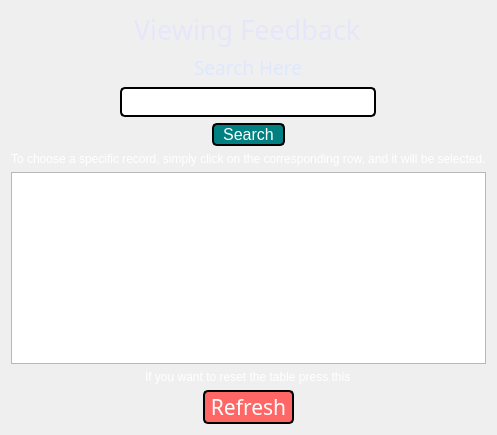
          <widget class="QWidget" name="page_20">
           <layout class="QVBoxLayout" name="verticalLayout_15">
            <item alignment="Qt::AlignHCenter">
             <widget class="QLabel" name="label_75">
              <property name="maximumSize">
               <size>
                <width>16777215</width>
                <height>60</height>
               </size>
              </property>
              <property name="font">
               <font>
                <family>Copperplate Gothic Bold</family>
                <pointsize>20</pointsize>
                <weight>50</weight>
                <bold>false</bold>
               </font>
              </property>
              <property name="styleSheet">
               <string notr="true">color:rgb(230, 230, 250)</string>
              </property>
              <property name="text">
               <string>Viewing Feedback</string>
              </property>
             </widget>
            </item>
            <item alignment="Qt::AlignHCenter">
             <widget class="QLabel" name="label_62">
              <property name="maximumSize">
               <size>
                <width>16777215</width>
                <height>30</height>
               </size>
              </property>
              <property name="font">
               <font>
                <family>Franklin Gothic Demi</family>
                <pointsize>14</pointsize>
               </font>
              </property>
              <property name="styleSheet">
               <string notr="true">color:rgb(221, 232, 255)

</string>
              </property>
              <property name="text">
               <string>Search Here</string>
              </property>
             </widget>
            </item>
            <item alignment="Qt::AlignHCenter">
             <widget class="QPlainTextEdit" name="plainTextEdit_23">
              <property name="maximumSize">
               <size>
                <width>300</width>
                <height>30</height>
               </size>
              </property>
              <property name="statusTip">
               <string>Search Bar</string>
              </property>
              <property name="styleSheet">
               <string notr="true">background-color: rgb(255, 255, 255);
border: 2px solid black;
    border-radius: 5px;</string>
              </property>
              <property name="undoRedoEnabled">
               <bool>true</bool>
              </property>
              <property name="plainText">
               <string/>
              </property>
              <property name="overwriteMode">
               <bool>false</bool>
              </property>
              <property name="centerOnScroll">
               <bool>false</bool>
              </property>
             </widget>
            </item>
            <item alignment="Qt::AlignHCenter">
             <widget class="QPushButton" name="pushButton_27">
              <property name="font">
               <font>
                <pointsize>12</pointsize>
               </font>
              </property>
              <property name="styleSheet">
               <string notr="true">QPushButton {
    background-color: rgb(0, 128, 128); /* Teal Blue */
    border: none;
    color: white;
    border: 2px solid black;
    border-radius: 5px;
}

QPushButton:hover {
    background-color: rgb(0, 100, 100); /* Darker Teal Blue on hover */
    color: white;
}

QPushButton:pressed {	
    background-color: rgb(0, 80, 80); /* Dark Teal Blue on press */
    color: white;
}
</string>
              </property>
              <property name="text">
               <string>  Search  </string>
              </property>
             </widget>
            </item>
            <item alignment="Qt::AlignHCenter">
             <widget class="QLabel" name="label_93">
              <property name="font">
               <font>
                <pointsize>9</pointsize>
               </font>
              </property>
              <property name="styleSheet">
               <string notr="true">color:white</string>
              </property>
              <property name="text">
               <string>To choose a specific record, simply click on the corresponding row, and it will be selected.</string>
              </property>
             </widget>
            </item>
            <item>
             <widget class="QTableView" name="tableView_7">
              <property name="alternatingRowColors">
               <bool>true</bool>
              </property>
              <property name="selectionMode">
               <enum>QAbstractItemView::SingleSelection</enum>
              </property>
              <property name="selectionBehavior">
               <enum>QAbstractItemView::SelectRows</enum>
              </property>
             </widget>
            </item>
            <item alignment="Qt::AlignHCenter">
             <widget class="QLabel" name="label_71">
              <property name="font">
               <font>
                <pointsize>9</pointsize>
               </font>
              </property>
              <property name="styleSheet">
               <string notr="true">color:white</string>
              </property>
              <property name="text">
               <string>If you want to reset the table press this</string>
              </property>
             </widget>
            </item>
            <item alignment="Qt::AlignHCenter">
             <widget class="QPushButton" name="pushButton_24">
              <property name="font">
               <font>
                <family>Arial Rounded MT Bold</family>
                <pointsize>16</pointsize>
               </font>
              </property>
              <property name="styleSheet">
               <string notr="true">QPushButton {
    background-color: rgb(255, 102, 102); /* Coral Pink */
    border: none;
    color: white;
    border: 2px solid black;
    border-radius: 5px;
}

QPushButton:hover {
    background-color: rgb(255, 82, 82); /* Darker Coral Pink on hover */
    color: white;
}

QPushButton:pressed {	
    background-color: rgb(255, 62, 62); /* Dark Coral Pink on press */
    color: white;
}
</string>
              </property>
              <property name="text">
               <string> Refresh </string>
              </property>
             </widget>
            </item>
           </layout>
          </widget>
